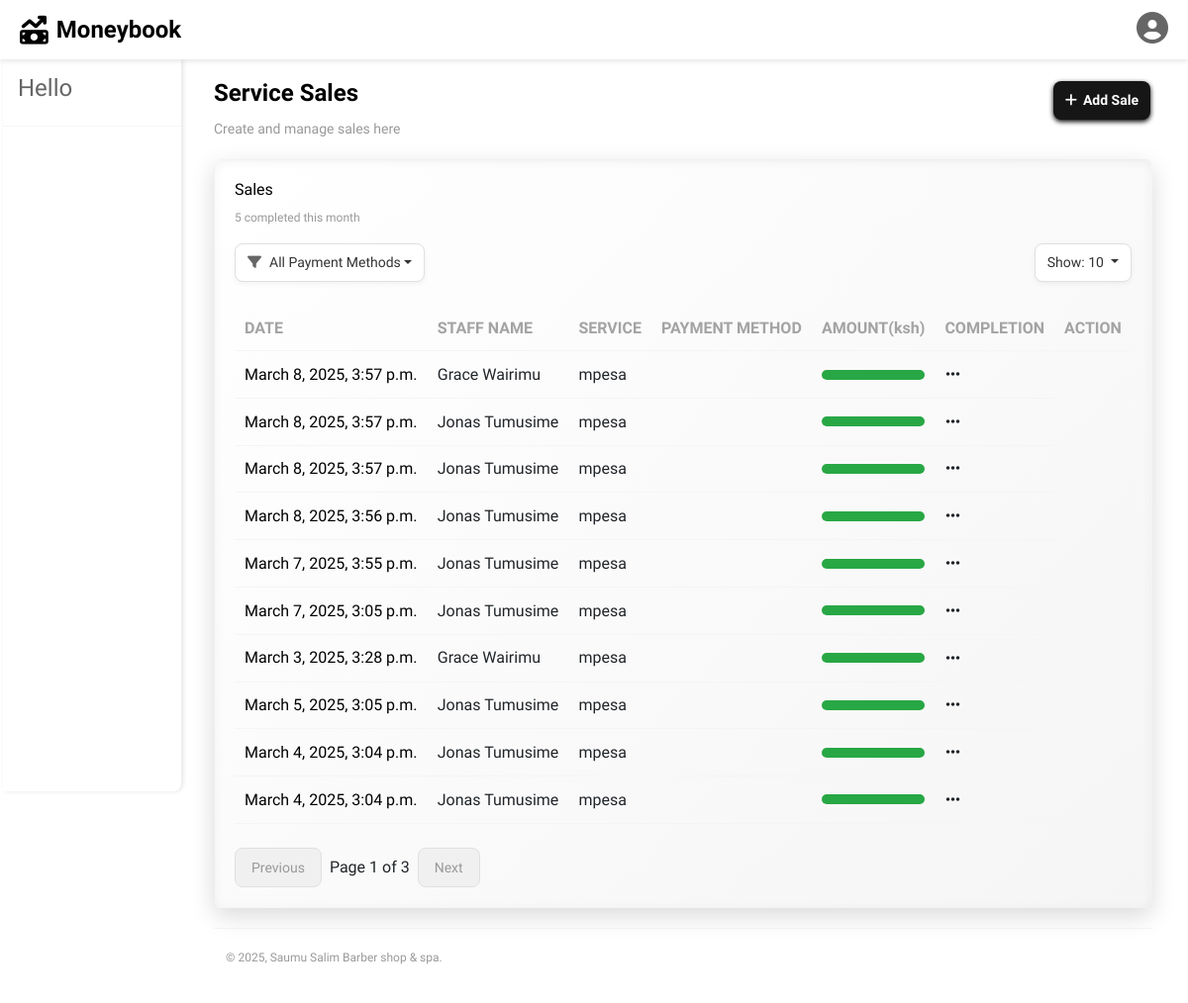
/billing/list/, run on an earlier commit of the app's database.
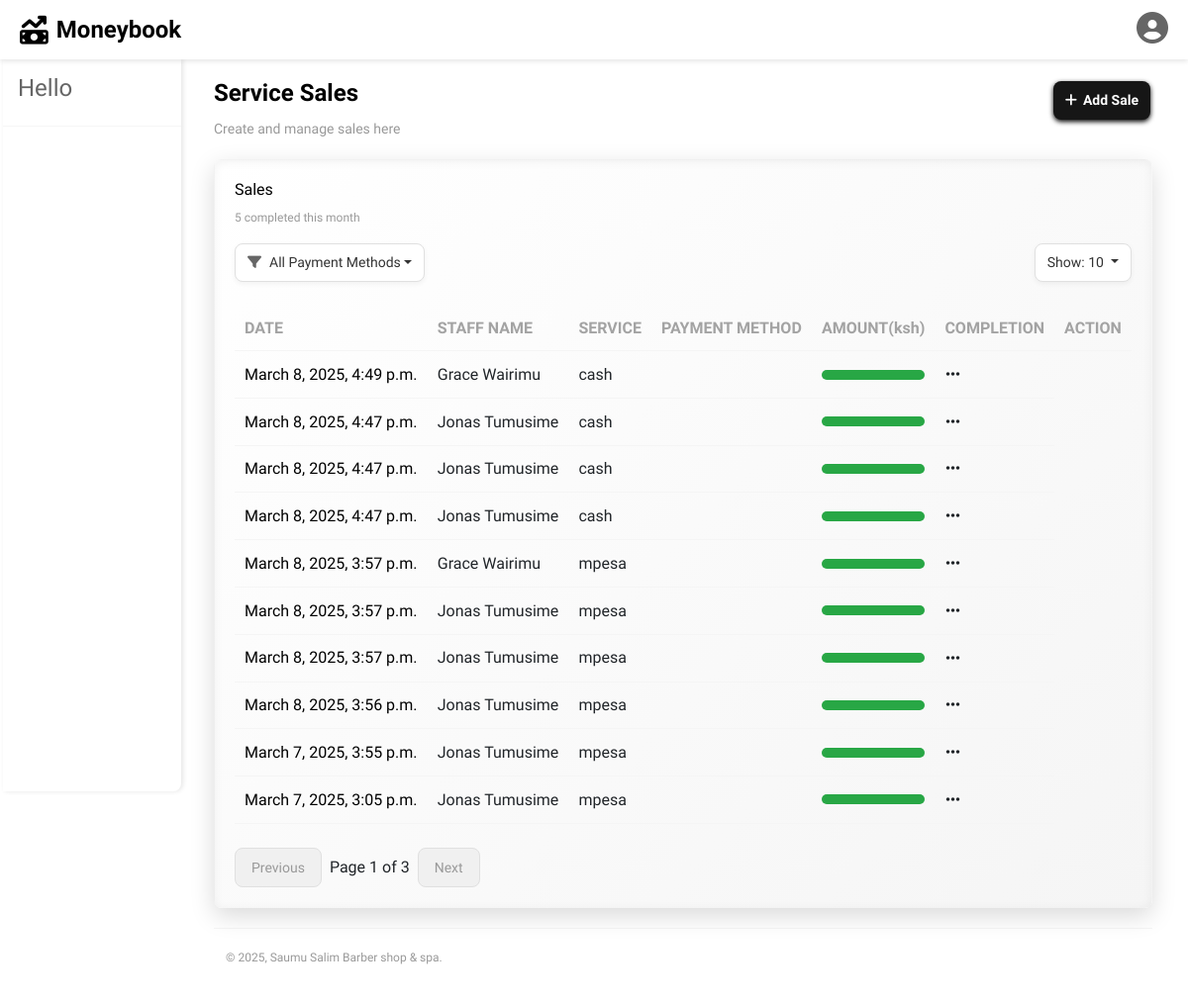
And on a later commit of the database.
### billing/models.py (models this page shows, shortened)
class Billing(models.Model):
    PAYMENT_METHOD_CHOICES = [
        ('mpesa', 'MPesa'),
        ('cash', 'Cash'),
    ]
    appointment = models.OneToOneField(Appointment, on_delete=models.CASCADE, related_name='billing')
    payment_method = models.CharField(max_length=50, choices=PAYMENT_METHOD_CHOICES)
    amount = models.DecimalField(max_digits=10, decimal_places=2)
    discount = models.DecimalField(max_digits=10, decimal_places=2, blank=True, null=True)
    tax = models.DecimalField(max_digits=10, decimal_places=2, blank=True, null=True)
    total = models.DecimalField(max_digits=10, decimal_places=2)
    created_at = models.DateTimeField(auto_now_add=True)  # Track when the payment was made

### appointments/models.py (models this page shows, shortened)
class Appointment(models.Model):
    STATUS_CHOICES = [
        ('pending', 'Pending'),
        ('confirmed', 'Confirmed'),
        ('completed', 'Completed'),
        ('transacted', 'Transacted'),
        ('cancelled', 'Cancelled'),
    ]
    customer = models.ForeignKey(Customer, on_delete=models.SET_NULL, null=True, blank=True)  # Allow guest bookings
    service = models.ForeignKey(Service, on_delete=models.CASCADE)
    staff = models.ForeignKey(Staff, on_delete=models.SET_NULL, null=True, blank=True)
    appointment_date = models.DateTimeField()
    status = models.CharField(max_length=20, choices=STATUS_CHOICES, default='pending')
    notes = models.TextField(blank=True, null=True)  # Optional notes for the appointment
    created_at = models.DateTimeField(auto_now_add=True)

### staff/models.py (models this page shows, shortened)
class Staff(models.Model):
    ROLE_CHOICES = [
        ('admin', 'Admin'),
        ('barber', 'Barber'),
        ('masseuse', 'Masseuse'),
    ]
    user = models.OneToOneField(User, on_delete=models.CASCADE, null=True, blank=True)  # Link to User model
    first_name = models.CharField(max_length=100)
    last_name = models.CharField(max_length=100)
    role = models.CharField(max_length=50, choices=ROLE_CHOICES)
    availability = models.JSONField(default=dict, null=True, blank=True)  # Store availability as JSON (e.g., {"Monday": "9AM-5PM"})
    commission_rate = models.DecimalField(max_digits=5, decimal_places=2, default=0.10)  # 10% commission
    created_at = models.DateTimeField(auto_now_add=True)

### billing/views.py (the view, shortened to what this page needs)
# urls.py: path('list/', views.billing_list, name='billing_list'),
def billing_list(request):
    queryset = Billing.objects.all().order_by('-created_at')
    staff_list = Staff.objects.all()
    services = Service.objects.all()
    payment_method_filter = request.GET.get('payment_method', '')  # Default to no filter
    if payment_method_filter:
        queryset = queryset.filter(payment_method=payment_method_filter)
    page_number = request.GET.get('page', 1)
    entries_per_page = request.GET.get('entries', 10)  # Default to 10 entries per page
    paginator = Paginator(queryset, entries_per_page)
    try:
        page_obj = paginator.page(page_number)
    except (EmptyPage, PageNotAnInteger):
        page_obj = paginator.page(1)
    return render(request, 'reports/billing_report.html', {'billings': page_obj, 's': 's', 'staff_list': staff_list, 'services': services,})

### templates/reports/billing_report.html (shortened to what this page needs)
{% extends 'reports/base.html' %}
{% block content %}
<h2 class="dashboard-title">Service Sales</h2>
<p class="dashboard-subtitle">Create and manage sales here</p>
<div class="projects-orders-row">
    <div class="projects-card">
        <div class="table-header">
            <h2>Sales</h2>
            <p class="projects-subtitle">5 completed this month</p>
            <button class="add-sales-btn" data-bs-toggle="modal" data-bs-target="#salesModal">
                <i class="fas fa-plus"></i> Add Sale
            </button>
        </div>
        <div class="dropdown-container">
            <div class="filter-dropdown">
                <button class="btn dropdown-toggle" type="button" id="paymentMethodFilterDropdown" data-bs-toggle="dropdown" aria-expanded="false">
                    <i class="fas fa-filter"></i>
                    <span id="paymentMethodFilterText">All Payment Methods</span>
                </button>
            </div>
            <div class="entries-dropdown">
                <button class="btn dropdown-toggle" type="button" id="entriesPerPageDropdown" data-bs-toggle="dropdown" aria-expanded="false">
                    Show: <span id="entriesPerPageText">10</span>
                </button>
            </div>
        </div>
        <div class="table-responsive">
            <table>
                <thead>
                    <tr>
                        <th>DATE</th>
                        <th>STAFF NAME</th>
                        <th>SERVICE</th>
                        <th>PAYMENT METHOD</th>
                        <th>AMOUNT(ksh)</th>
                        <th>COMPLETION</th>
                        <th>ACTION</th>
                    </tr>
                </thead>
                <tbody id="sales-table-body">
                    {% for billing in billings %}
                    <tr id="billing-row-{{ billing.id }}">
                        <td>{{ billing.appointment.created_at }}</td>
                        <td>{{ billing.appointment.staff.first_name }} {{ billing.appointment.staff.last_name }}</td>
                        <td>{{ billing.payment_method }}</td>
                        <td>{{ billing.amount_paid }}</td>
<td>
    <div class="progress-bar" style="width: {{ billing.completion_percentage }}%;
        ">
    </div>
</td>
<td>
    <div class="dropdown">
        <button class="btn btn-link text-dark p-0" type="button" id="actionsDropdown{{ billing.id }}" data-bs-toggle="dropdown" aria-expanded="false">
            <i class="fas fa-ellipsis-h"></i>
        </button>
    </div>
</td>
                    </tr>
                    {% endfor %}
                </tbody>
            </table>
        </div>
        <div class="pagination">
            <button id="prev-page" disabled>Previous</button>
            <span>Page <span id="current-page">{{ billings.number }}</span> of <span id="total-pages">{{ billings.paginator.num_pages }}</span></span>
            <button id="next-page" disabled>Next</button>
        </div>
    </div>
</div>
{% endblock %}

What changed in the data, as far as the page shows it:
no longer on this page (row unchanged): Billing: appointment.created_at "March 3, 2025, 3:28 p.m.", appointment.staff.first_name "Grace", appointment.staff.last_name "Wairimu", payment_method "mpesa"
no longer on this page (row unchanged): Billing: appointment.created_at "March 5, 2025, 3:05 p.m.", appointment.staff.first_name "Jonas", appointment.staff.last_name "Tumusime", payment_method "mpesa"
no longer on this page (row unchanged): Billing: appointment.created_at "March 4, 2025, 3:04 p.m.", appointment.staff.first_name "Jonas", appointment.staff.last_name "Tumusime", payment_method "mpesa"
no longer on this page (row unchanged): Billing: appointment.created_at "March 4, 2025, 3:04 p.m.", appointment.staff.first_name "Jonas", appointment.staff.last_name "Tumusime", payment_method "mpesa"
added Billing: appointment.created_at "March 8, 2025, 4:49 p.m.", appointment.staff.first_name "Grace", appointment.staff.last_name "Wairimu", payment_method "cash"
added Billing: appointment.created_at "March 8, 2025, 4:47 p.m.", appointment.staff.first_name "Jonas", appointment.staff.last_name "Tumusime", payment_method "cash"
added Billing: appointment.created_at "March 8, 2025, 4:47 p.m.", appointment.staff.first_name "Jonas", appointment.staff.last_name "Tumusime", payment_method "cash"
added Billing: appointment.created_at "March 8, 2025, 4:47 p.m.", appointment.staff.first_name "Jonas", appointment.staff.last_name "Tumusime", payment_method "cash"
